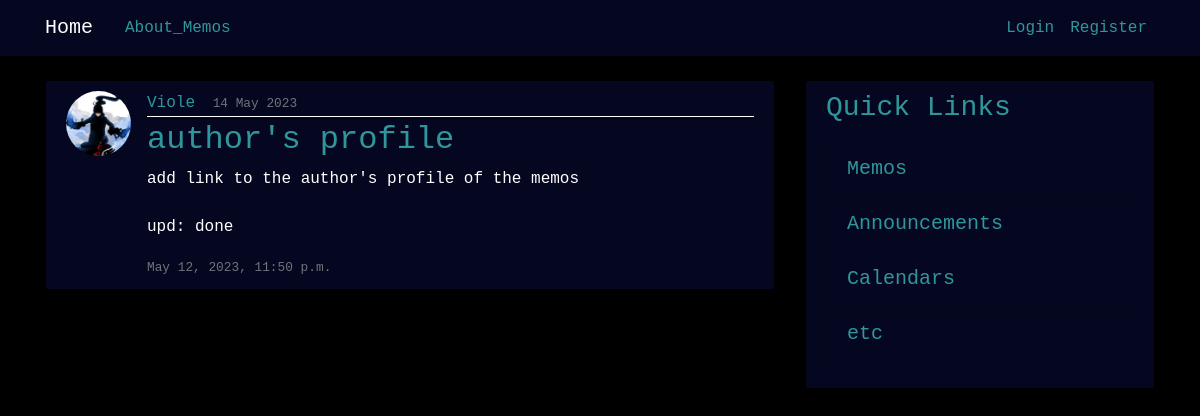
The page /memo/post/15/ on the database its author committed.
### memo/models.py (models this page shows, shortened)
class Post(models.Model):
    title = models.CharField(max_length=100)
    content = models.TextField()
    date_posted = models.DateTimeField(default=timezone.now)
    date_due = models.DateTimeField()
    author = models.ForeignKey(User, on_delete=models.CASCADE)

### users/models.py (models this page shows, shortened)
class Profile(models.Model):
    user = models.OneToOneField(User, on_delete=models.CASCADE)
    image = models.ImageField(default='default.jpg', upload_to='profile_pics')
    bio = models.TextField(blank=True, null=True)

### memo/views.py (the view)
# urls.py: path('post/<int:pk>/', PostDetailView.as_view(), name='post-detail'),
class PostDetailView(DetailView):
    model = Post

### memo/templates/memo/post_detail.html (shortened to what this page needs)
{% extends "memo/base.html" %}
{% block content %}
    <article class="media content-section">
        <img class="rounded-circle article-img" src="{{ object.author.profile.image.url }}">
        <div class="media-body">
        <div class="article-metadata">
            <a class="mr-2" href="{% url 'profile' post.author.profile.pk %}">{{ object.author }}</a>
            <small class="text-muted">{{ object.date_posted|date:"d F Y" }}</small>
        </div>
        <h2 class="article-title">{{ object.title }}</h2>
        <p class="article-content">{{ object.content }}</p>
        <small class="text-muted">{{ object.date_due }}</small>
        </div>
    </article>
{% endblock content %}

### static/homepage/main.css (style rules this page uses)
body { background: #000000; color: #ffffff; margin-top: 5rem; font-family: 'Courier New', Courier, monospace; }
h1, h2, h3, h4, h5, h6 { color: #2f979b; }
a { color: #2f979b; }
.content-section { background: #050720; padding: 10px 20px; border: 1px solid #000000; border-radius: 3px; margin-bottom: 20px; }
.article-title { color: #2f979b; }
.article-content { white-space: pre-line; }
.article-img { height: 65px; width: 65px; margin-right: 16px; object-fit: cover; }
.article-metadata { padding-bottom: 1px; margin-bottom: 4px; border-bottom: 1px solid #ffffff }

### rows shown on the page
Post: author.profile.image (picture), author "Viole", date_posted "14 May 2023", title "author's profile", content "add link to the author's profile of the memos upd: done", date_due "May 12, 2023, 11:50 p.m."
